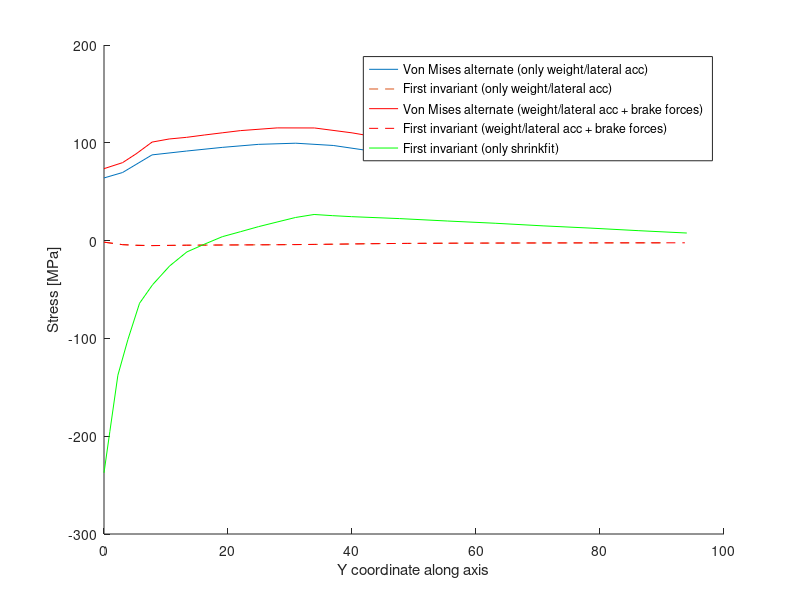
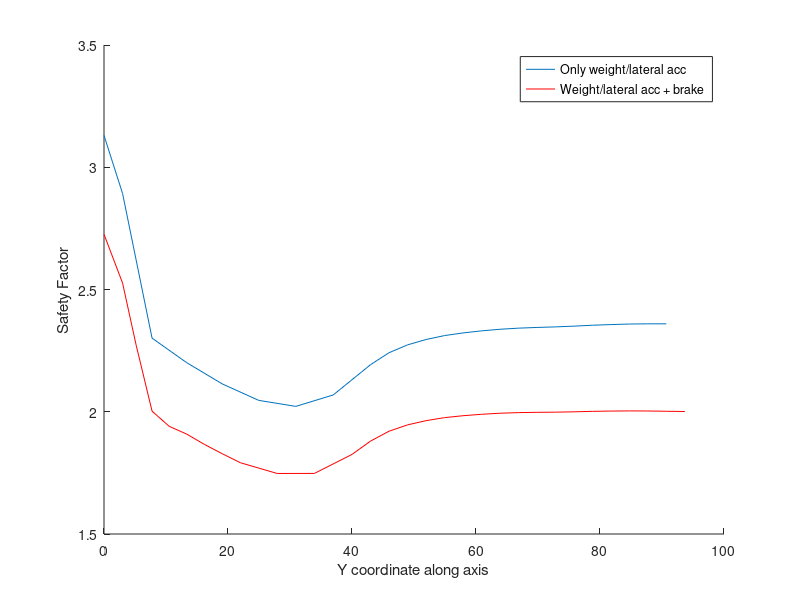

Reproduce these figures in MATLAB, in order.
clear all
clc

%% Alternate
distance_w_al=[0
2.99432
7.75153
13.3229
19.0684
24.9504
30.9308
36.9703
42.9825
45.9649
48.9474
51.9298
54.9123
57.8947
60.8772
63.8596
66.8421
69.8246
72.807
75.7895
78.7719
81.7544
84.7368
87.7193
90.7018];

S11_w_al_max=108.81;

Mises_w_al=[64.0581
69.6181
87.6527
91.5811
95.3181
98.4261
99.5866
97.2739
91.7076
89.6767
88.3911
87.533
86.9094
86.4931
86.1711
85.9213
85.7494
85.6385
85.5505
85.4357
85.2969
85.1972
85.1149
85.0831
85.0829];

distance_wb_al=[0
2.99432
5.19403
7.75153
10.5131
13.3229
16.1761
19.0684
21.9947
27.9308
33.9456
40
42.9825
45.9649
48.9474
51.9298
54.9123
57.8947
60.8772
63.8596
66.8421
69.8246
72.807
75.7895
78.7719
81.7544
84.7368
87.7193
90.7018
93.6842];

Mises_wb_al=[73.5644
79.7122
88.7704
100.73
103.91
105.596
107.96
110.21
112.455
115.246
115.175
110.179
106.952
104.671
103.252
102.326
101.671
101.255
100.947
100.721
100.585
100.519
100.479
100.406
100.303
100.244
100.205
100.223
100.277
100.325];

%% Medium
distance_shrink=[0
0.942657
2.23892
3.85437
5.73093
7.83057
10.5786
13.3741
16.2126
19.0895
22.0002
24.9399
27.904
30.8876
33.886
36.8942
39.9074
47.6346
55.3619
63.0892
70.8165
78.5437
86.271
93.9983];

S11_shrink=[-116.999
-93.3241
-57.7718
-35.7029
-16.4698
-9.90913
-3.29377
0.216794
0.607618
0.85088
0.297956
0.97425
0.651108
0.183219
-0.00563532
-0.502276
0.277351
0.124714
-0.0724254
-0.0565653
-0.135452
-0.00820811
-0.179684
-0.0442809];

S22_shrink=[-30.6678
-22.9763
-16.3585
-12.6593
-6.32114
-0.560406
4.96982
10.3147
14.0666
17.4365
19.8661
21.6729
23.7991
26.1079
27.5345
26.2534
23.5635
20.4835
17.1577
14.2045
11.3763
8.84045
6.55043
4.23822];

S33_shrink=[-89.732
-78.9436
-63.5096
-52.8297
-41.2842
-34.6946
-27.6443
-22.0828
-18.2868
-14.2697
-11.0808
-8.34298
-5.46586
-2.65182
-0.819317
-0.249737
0.650739
1.90226
2.95191
3.59893
3.83894
3.92804
3.77362
3.55512];

distance_wb_med=[0
2.99432
5.19403
7.75153
10.5131
13.3229
16.1761
19.0684
21.9947
27.9308
33.9456
40
42.9825
45.9649
48.9474
51.9298
54.9123
57.8947
60.8772
63.8596
66.8421
69.8246
72.807
75.7895
78.7719
81.7544
84.7368
87.7193
90.7018
93.6842];

S11_wb_med=[-0.461916
-1.20083
-1.23686
-0.961726
-0.699274
-0.547244
-0.431147
-0.344228
-0.263856
-0.150999
-0.0769208
-0.024635
-0.00916193
-0.0024173
-0.000902405
0.000311427
0.000233535
0.000631779
0.00068554
0.000855293
0.000518597
0.000488929
0.000227165
0.000415475
0.000133326
0.000382248
2.61164E-005
0.000102807
-0.000121995
-0.000169823];

S22_wb_med=[-0.757326
-1.97204
-2.55079
-2.97968
-3.08416
-3.13247
-3.18451
-3.23071
-3.26424
-3.27006
-3.16274
-2.89069
-2.74021
-2.62789
-2.54792
-2.48675
-2.43819
-2.399
-2.36751
-2.34193
-2.32051
-2.30236
-2.28734
-2.27537
-2.26605
-2.25879
-2.25289
-2.24797
-2.24397
-2.24072];

S33_wb_med=[-0.364987
-0.969034
-1.1489
-1.16622
-1.08713
-1.02359
-0.972204
-0.92786
-0.881568
-0.784738
-0.665017
-0.503261
-0.423544
-0.360244
-0.310505
-0.268514
-0.232384
-0.200516
-0.17264
-0.147912
-0.125793
-0.105673
-0.087671
-0.0715455
-0.0573904
-0.0446316
-0.0333624
-0.0231111
-0.0140463
-0.00590298];

distance_w_med=[0
2.99432
7.75153
13.3229
19.0684
24.9504
30.9308
36.9703
42.9825
45.9649
48.9474
51.9298
54.9123
57.8947
60.8772
63.8596
66.8421
69.8246
72.807
75.7895
78.7719
81.7544
84.7368
87.7193
90.7018];

S11_w_med=[-0.45925
-1.19571
-0.965033
-0.555815
-0.354879
-0.216204
-0.121596
-0.0614134
-0.016861
-0.00907259
-0.0066617
-0.00470697
-0.00410266
-0.00313658
-0.00256229
-0.00195471
-0.00185725
-0.00154692
-0.00145499
-0.000983076
-0.00101536
-0.000503225
-0.000672096
-0.000412285
-0.000448617];

S22_w_med=[-0.757062
-1.97103
-2.97819
-3.13086
-3.22906
-3.27702
-3.23233
-3.0452
-2.73993
-2.62794
-2.54832
-2.48755
-2.43944
-2.40076
-2.36982
-2.34487
-2.32416
-2.30682
-2.29271
-2.28175
-2.27352
-2.26743
-2.26279
-2.25925
-2.25677];

S33_w_med=[-0.366441
-0.972803
-1.16201
-1.01456
-0.917047
-0.824398
-0.71811
-0.580903
-0.417505
-0.355539
-0.306996
-0.266083
-0.23097
-0.200062
-0.173096
-0.149249
-0.127997
-0.108741
-0.0915954
-0.0763253
-0.0630188
-0.0510841
-0.0406563
-0.0312285
-0.0230021];

invariance_shrink=S11_shrink+S22_shrink+S33_shrink;
invariance_wb_med=S11_wb_med+S22_wb_med+S33_wb_med;
invariance_w_med=S11_w_med+S22_w_med+S33_w_med;

figure();
hold on;
plot(distance_w_al,Mises_w_al);
plot(distance_w_med,invariance_w_med,'--');
plot(distance_wb_al,Mises_wb_al,'r');
plot(distance_wb_med,invariance_wb_med,'r--');
plot(distance_shrink,invariance_shrink,'g');
xlabel('Y coordinate along axis');
ylabel('Stress [MPa]');
legend('Von Mises alternate (only weight/lateral acc)','First invariant (only weight/lateral acc)','Von Mises alternate (weight/lateral acc + brake forces)','First invariant (weight/lateral acc + brake forces)','First invariant (only shrinkfit)');

%% FATIGUE ASSESMENT
sigma_u=600;
sigma_e=200;

sines_eq_w=Mises_w_al./(1-invariance_w_med/sigma_u);
sines_eq_wb=Mises_wb_al./(1-invariance_wb_med/sigma_u);

eta_w=sigma_e./sines_eq_w;
eta_wb=sigma_e./sines_eq_wb;

figure();
hold on;
plot(distance_w_al,eta_w);
plot(distance_wb_al,eta_wb,'r');

xlabel('Y coordinate along axis');
ylabel('Safety Factor');
legend('Only weight/lateral acc','Weight/lateral acc + brake');

% Kt
sigma_max_analitical = 93.53; % [MPa] from previous calculations

Kt = (S11_w_al_max)/sigma_max_analitical

Max_shrink=max(invariance_shrink)